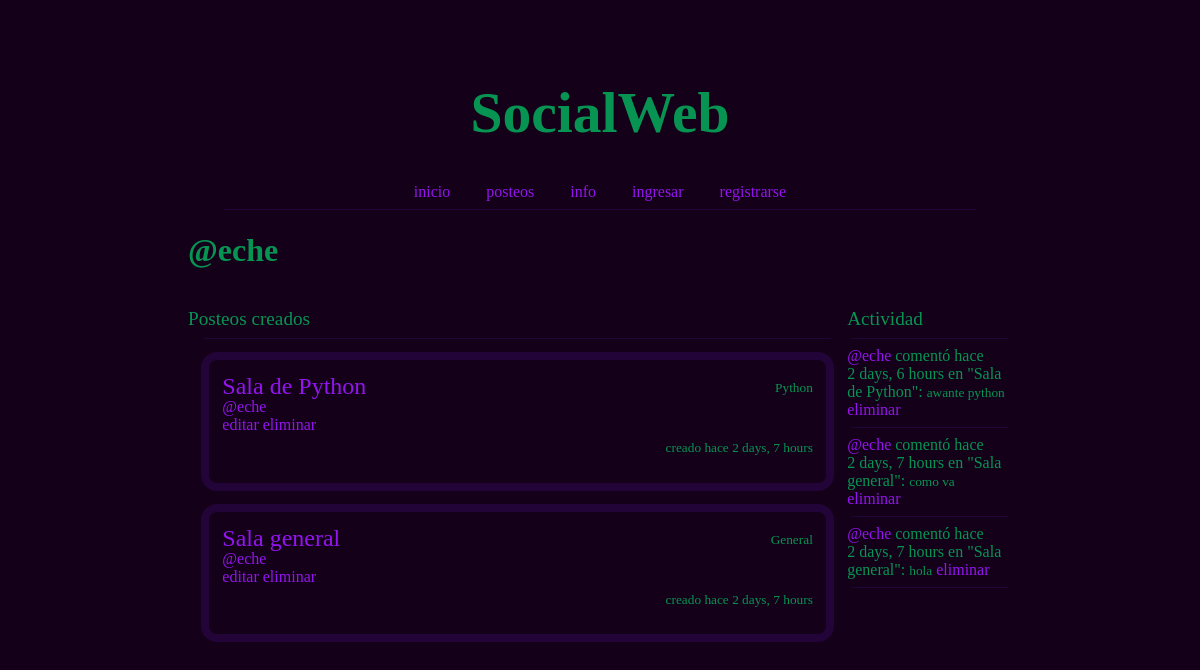
/profile/1/, run on an earlier commit of the app's database.
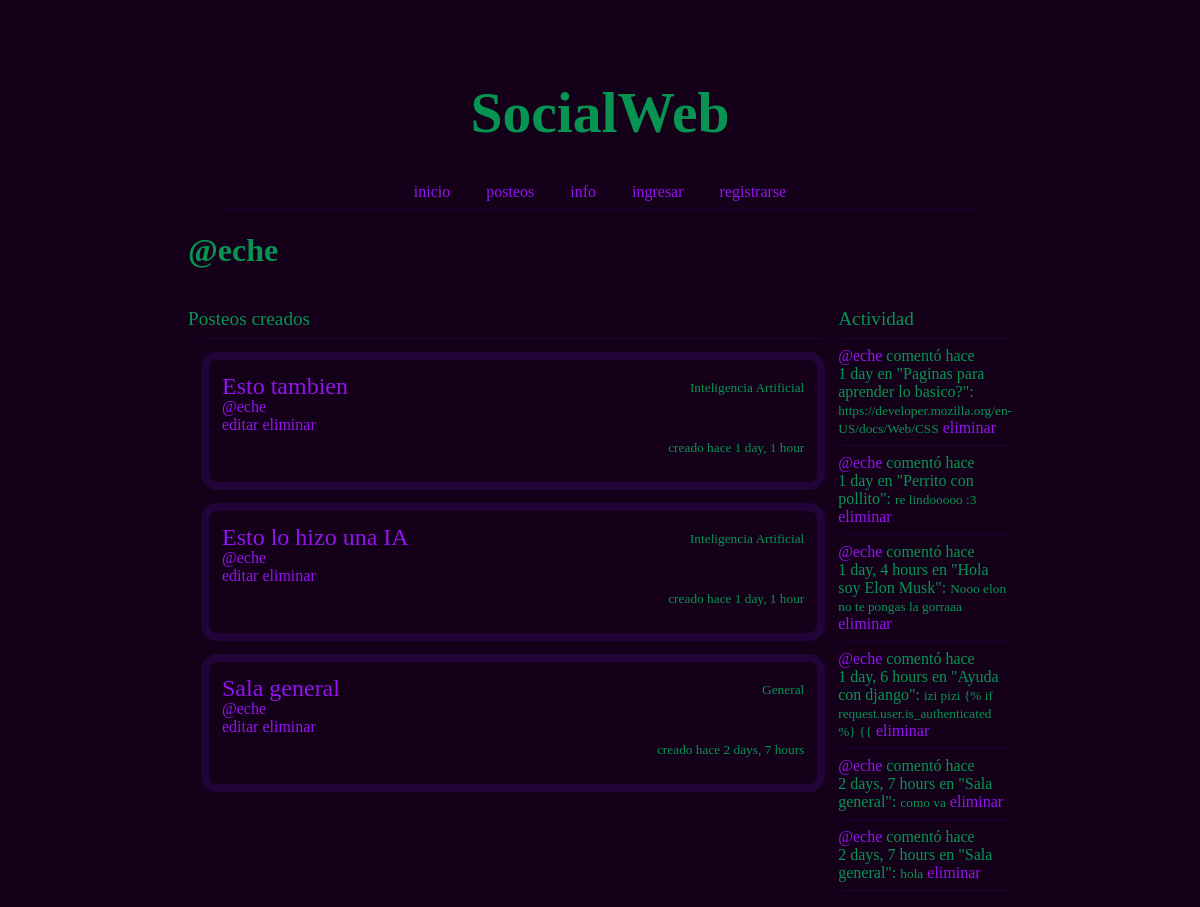
And on a later commit of the database.
### core/models.py (models this page shows, shortened)
class Room(models.Model):
    host = models.ForeignKey(User, on_delete=models.SET_NULL, null=True)
    topic = models.ForeignKey(Topic, on_delete=models.SET_NULL, null=True)
    name = models.CharField(max_length=100)
    image = models.ImageField(upload_to='images/', null=True, blank=True)
    description = models.TextField(null=True, blank=True)
    participants = models.ManyToManyField(User, related_name="participants", blank=True)
    updated = models.DateTimeField(auto_now=True)
    created = models.DateTimeField(auto_now_add=True)
    class Meta:
        ordering = ["-updated", "-created"]
    def __str__(self):
        return str(self.name)

class Topic(models.Model):
    name = models.CharField(max_length=200)

class Message(models.Model):
    user = models.ForeignKey(User, on_delete=models.CASCADE)
    room = models.ForeignKey(Room, on_delete=models.CASCADE)
    body = models.TextField()
    updated = models.DateTimeField(auto_now=True)
    created = models.DateTimeField(auto_now_add=True)
    class Meta:
        ordering = ["-updated", "-created"]
    def __str__(self):
        return str(self.body[0:50])

### core/views.py (the view)
# urls.py: path("profile/<str:pk>/", views.user_profile, name="user-profile"),
def user_profile(request, pk):
    user = User.objects.get(id=pk)
    rooms = user.room_set.all()
    room_messages = user.message_set.all()
    topics = Topic.objects.all()
    context = {"user": user, "rooms": rooms, "room_messages": room_messages, "topics": topics}
    return render(request, "core/profile.html", context)

### templates/core/profile.html
{% extends 'core/main.html' %}
{% block content %}
<h1>@{{user.username}}</h1>
<div class="profile-container">
    <div>
        <br>
        <big>Posteos creados</big>
        <br>
        <hr>
        {% include "core/feed_component.html" %}
    </div>
    <div>
        {% include "core/activity_component.html" %}
    </div>
</div>
{% endblock content %}

### templates/core/main.html (shortened to what this page needs)
{% extends 'core/index.html' %}
{% block main %}
<div>
    {% block content %}
    {% endblock %}
</div>
{% endblock %}

### templates/core/index.html (shortened to what this page needs)
<!DOCTYPE html>
{% load static %}
<html lang="en">
<head>
</head>
<body>
    <div class="title">
        <h1>SocialWeb</h1>
    </div>
    {% include 'core/navbar.html' %}
    {% if request.path == '/' %}
    <div class="index-container">
        <div>
            <h1>Bienvenid@ <a href="{% url 'user-profile' user.id %}">{{user.username}}</a>!</h1>
        </div>
        <div>
            {% include "core/activity_component.html" %}
        </div>
    </div>
    {% else %}
    {% block main %}
    {% endblock %}
    {% endif %}
</body>
</html>

### templates/core/navbar.html
<div class="navbar">
    <a href="{% url 'index' %}">inicio </a>
    <a href="{% url 'home' %}">posteos </a>
    <a href="{% url 'about' %}">info </a>
    {% if request.user.is_authenticated %}
    <a href="{% url 'user-profile' user.id %}">user:@{{user.username}}</a>
    <a href="{% url 'logout' %}"> salir </a>
    {% else %}
    <a href="{% url 'login' %}"> ingresar </a>
    <a href="{% url 'register' %}"> registrarse </a>
    {% endif %}
    <hr>
</div>

### templates/core/feed_component.html
<div>
    {% for room in rooms %}
        <div class="room">
            <big class="room-title"><a href="{% url 'room' room.id %}">{{room.name}}</a></big>
            <small class="topic">{{room.topic.name}}</small>
            <br>
            {% if room.host.id %}
            <a href="{% url 'user-profile' room.host.id  %}">@{{room.host.username}}</a>
            {% endif %}
            <br>
            <small class="creation-date">creado hace {{room.created|timesince}}</small>
            {% if request.user == room.host or user.is_staff %}
            <a href="{% url 'update-room' room.id %}">editar</a>
            <a href="{% url 'delete-room' room.id %}">eliminar</a>
            {% endif %}
            <br>
        </div>
    {% endfor %}
</div>

### templates/core/activity_component.html
<br>
<big>Actividad</big>
<hr>
{% for message in room_messages|slice:":10" %}
    <div>
        <a href="{% url 'user-profile' message.user.id %}">@{{message.user}}</a> comentó hace {{message.created|timesince}} en "{{message.room}}":</small>
        <small>{{message}}</small>
        {% if request.user == message.user or user.is_staff %}
        <a href="{% url 'delete-message' message.id %}">eliminar</a>
        {% endif %}
        <hr>
    </div>
{% endfor %}

### templates/core/index.html (style rules this page uses)
html { background: #140019; font: 100% calibri; color: #079453; padding-left: 15%; padding-right: 15%; }
a:link, a:visited { color: #9314ee; text-decoration: none; }
hr { border: 0; height: 1px; width: 95%; background:#230439 }
.title { font: 180% calibri; text-align: center; padding-top: 4%; }
.navbar { margin: 2%; text-align: center; word-spacing: 2rem; }
.topic { display: block; text-align: right; margin-top: -1.25rem; margin-bottom: -1rem; }
.room { margin: 2%; padding: 2%; border: 0.5rem solid #230439; border-radius: 1rem; min-height: 6rem; max-height: 6rem; }
.room-title { font: 150% Calibri; }
.creation-date { display:block; text-align: right; padding-top:1.5rem; margin-bottom: -2.5rem; }
.room-container, .profile-container { display: grid; grid-template-columns: 4fr 1fr; }

What changed in the data, as far as the page shows it:
removed Room: name "Sala de Python", topic.name "Python", host.username "eche", created "2 days, 7 hours", shows "editar"
removed Message: user "eche", created "2 days, 6 hours", room "Sala de Python", body "awante python", shows "eliminar"
added Room: name "Esto tambien", topic.name "Inteligencia Artificial", host.username "eche", created "1 day, 1 hour", shows "editar"
added Room: name "Esto lo hizo una IA", topic.name "Inteligencia Artificial", host.username "eche", created "1 day, 1 hour", shows "editar"
added Message: user "eche", created "1 day", room "Paginas para aprender lo basico?", body "https://developer.mozilla.org/en-US/docs/Web/CSS", shows "eliminar"
added Message: user "eche", created "1 day", room "Perrito con pollito", body "re lindooooo :3", shows "eliminar"
added Message: user "eche", created "1 day, 4 hours", room "Hola soy Elon Musk", body "Nooo elon no te pongas la gorraaa", shows "eliminar"
added Message: user "eche", created "1 day, 6 hours", room "Ayuda con django", body "izi pizi {% if request.user.is_authenticated %} {{", shows "eliminar"
